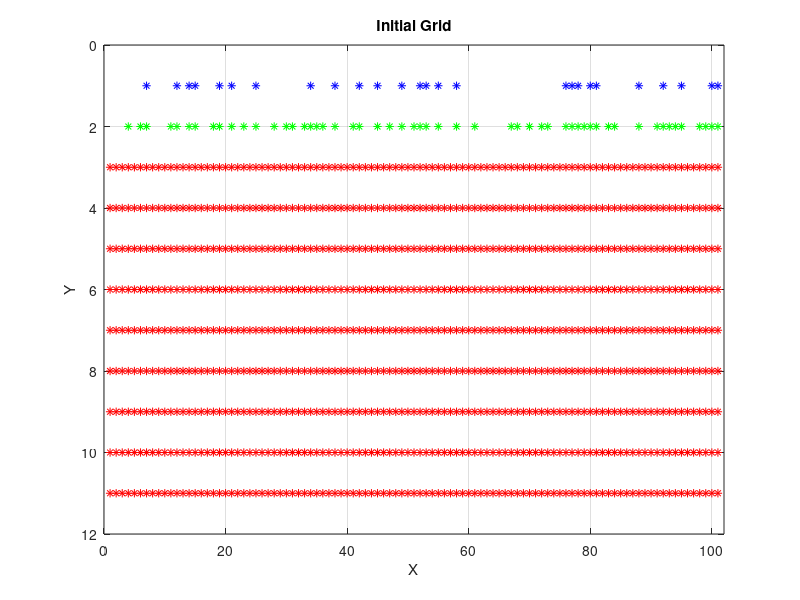
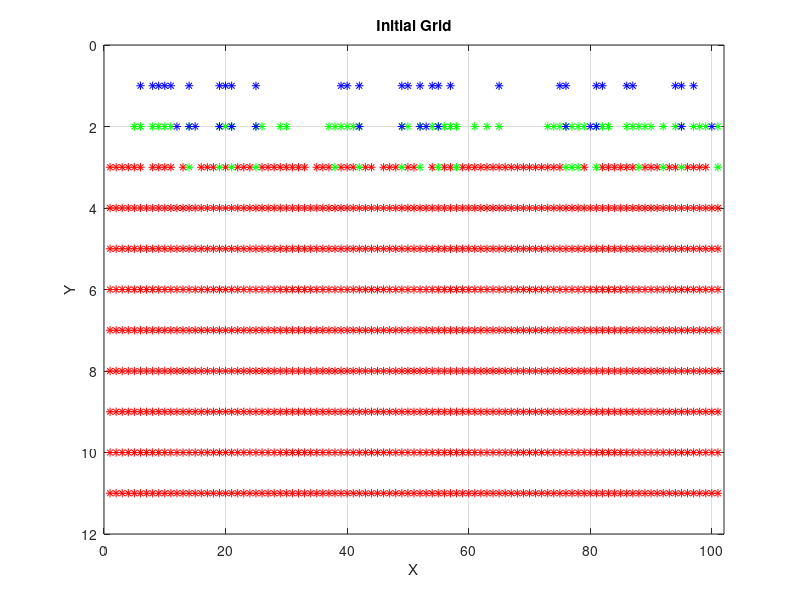
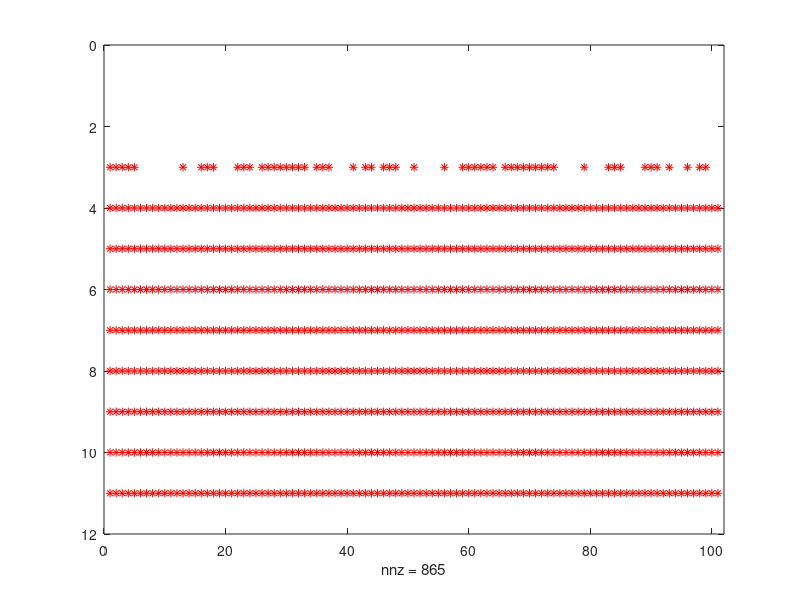
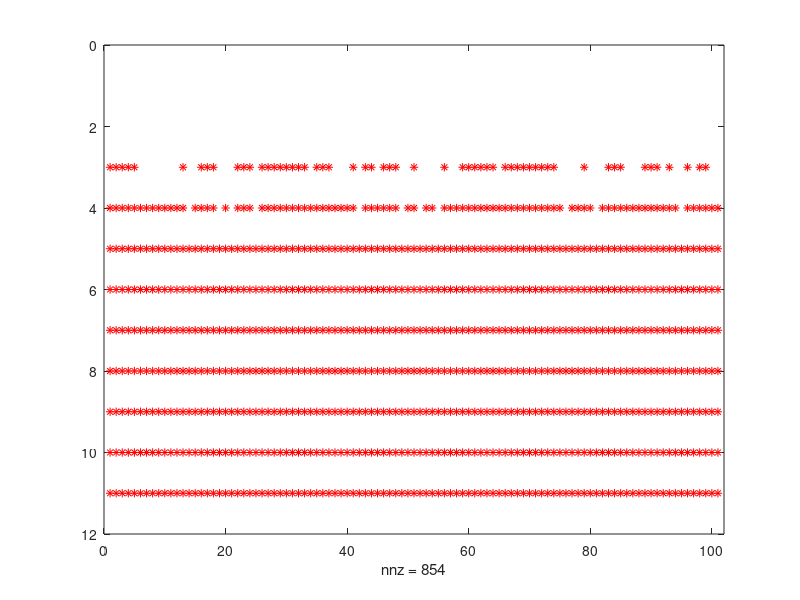

Write the MATLAB code that produced these figures, in order.
clear
close all
[X,Y] = meshgrid(0:100, 0:10);


colors = ones(size(X)); %colors has ones everywhere besides row 1,2==0

colors(1:2, :) = 0;

colors2=zeros(size(X)); % colors2 has zeros everywhere besides row 3

colors2(2,1:101)=1;
% probability of 50 percent that the surface is green.
a=1         %parameters a and b for the probability of adsorbens number 1
b=100
 
    for n=1:101
         Z=a+(b-a).*rand(1,1);
             if Z>50
             colors2(2,n)=1
             else colors2(2,n)=0
             end
    end
    
    
colors3=zeros(size(X)); % colors3 has zeros everywhere besides row 2

colors3(1,1:101)=1 
% probability of 50 percent that the surface is blue.

a=1         %parameters a and b for the probability of adsobens number 2
b=100
 
    for m=1:101
         Y=a+(b-a).*rand(1,1);
             if Y>50
             colors3(1,m)=1
              
             else colors3(1,m)=0
                 
             end
    end
%     creates only blue points, where a green point is underneath
    for columnblue = 1:length(colors3(1,:))
    if colors2(2,columnblue) && colors3(1,columnblue)==1
         colors3(1,columnblue) = 1;
    else colors3(1,columnblue) = 0;
    end
 end

  
% plot the grid
spy(colors,'r')
hold on
spy(colors2,'g')
hold on 
spy(colors3,'b')

xlabel('X'); % // Label the X and Y axes
ylabel('Y');
title('Initial Grid');
grid on


% removes red point underneath when blue and green points are both above
 for column = 1:length(colors2(1,:))
    if colors2(2,column) && colors3(1,column)==1
         colors(3,column) = 0;
    end
 end
    
figure(4)
spy(colors,'r')

% and again









a=1         %parameters a and b for the probability of adsorbens number 1
b=100
 
    for n=1:101
         Z=a+(b-a).*rand(1,1);
             if Z>50
             colors2(2,n)=1
             
                 if colors2(2,n)==1 && colors(3,n)==0
                    colors2(3,n)=1
                end
             else colors2(2,n)=0
             end
    end
    
    
colors3=zeros(size(X)); % colors3 has zeros everywhere besides row 2

colors3(1,1:101)=1 
% probability of 50 percent that the surface is blue.

a=1         %parameters a and b for the probability of adsobens number 2
b=100
 
    for m=1:101
         Y=a+(b-a).*rand(1,1);
             if Y>50
              colors3(1,m)=1
                 if  colors3(1,m)==1 && colors(3,m)==0
                     colors3(2,m)=1
                 end
            
                   
              
             else colors3(1,m)=0
                 
             end
    end
%     creates only blue points, where a green point is underneath
    for columnblue = 1:length(colors3(1,:))
    if colors2(2,columnblue) && colors3(1,columnblue)==1
         colors3(1,columnblue) = 1;
    else colors3(1,columnblue) = 0;
    end
 end

  
% plot the grid
spy(colors,'r')
hold on
spy(colors2,'g')
hold on 
spy(colors3,'b')

xlabel('X'); % // Label the X and Y axes
ylabel('Y');
title('Initial Grid');
grid on


% removes red point underneath when blue and green points are both above
 for column = 1:length(colors2(1,:))
    if colors2(2,column) && colors3(1,column)==1
         colors(3,column) = 0;
    end
 end
    
figure(5)
spy(colors,'r')

 for column = 1:length(colors2(1,:))
    if colors2(3,column) && colors3(2,column)==1
         colors(4,column) = 0;
    end
 end
 
 figure(6)
 spy(colors,'r')